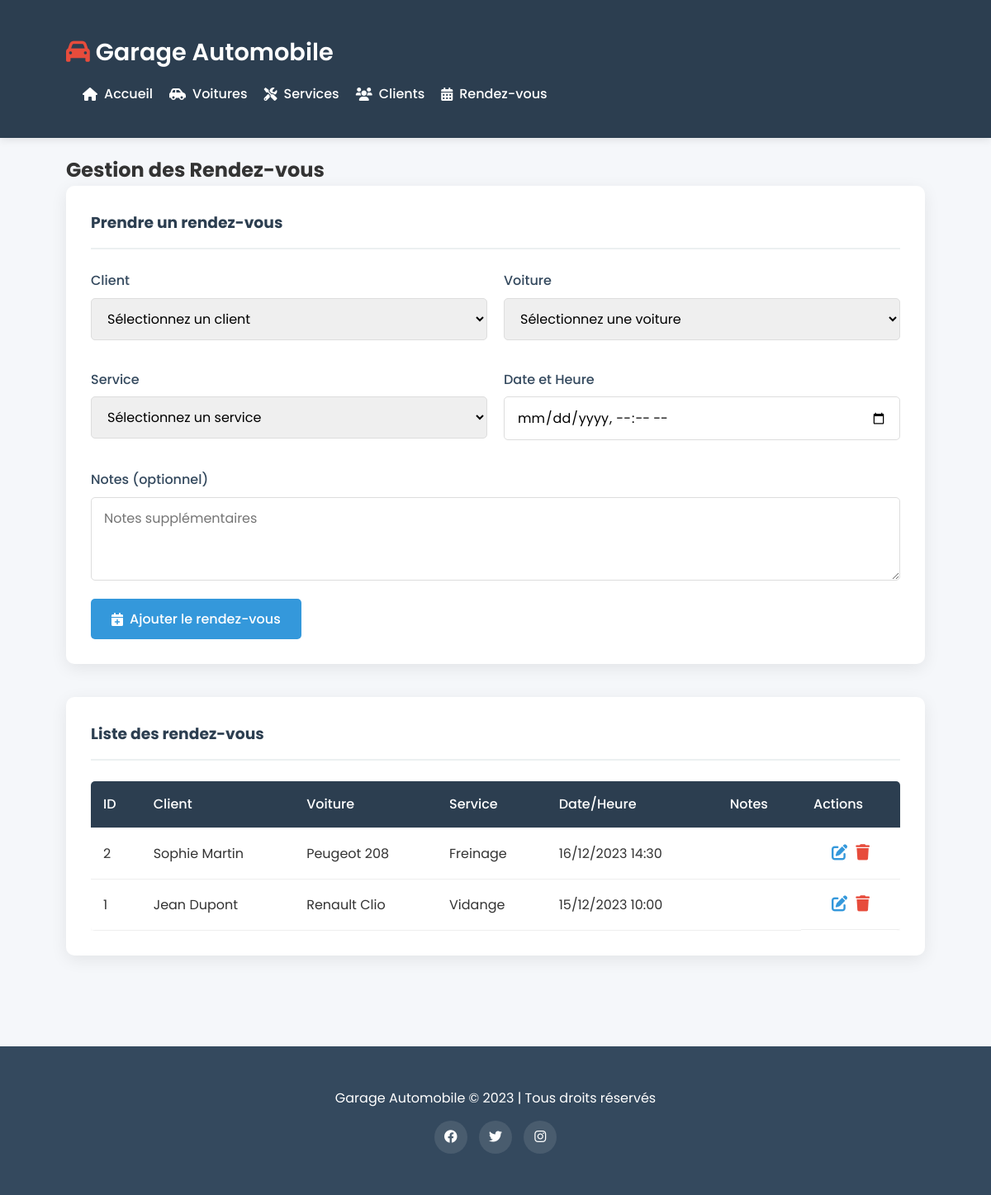
Page /rdv.php on the committed database.
### tables this page shows
CREATE TABLE rdv (
    id INT AUTO_INCREMENT PRIMARY KEY,
    client_id INT NOT NULL,
    voiture_id INT NOT NULL,
    service_id INT NOT NULL,
    date_heure DATETIME NOT NULL,
    notes TEXT,
    FOREIGN KEY (client_id) REFERENCES clients(id),
    FOREIGN KEY (voiture_id) REFERENCES voitures(id),
    FOREIGN KEY (service_id) REFERENCES services(id)
);

CREATE TABLE clients (
    id INT AUTO_INCREMENT PRIMARY KEY,
    nom VARCHAR(50) NOT NULL,
    prenom VARCHAR(50) NOT NULL,
    email VARCHAR(100) UNIQUE,
    telephone VARCHAR(20) NOT NULL
);

CREATE TABLE voitures (
    id INT AUTO_INCREMENT PRIMARY KEY,
    marque VARCHAR(50) NOT NULL,
    modele VARCHAR(50) NOT NULL,
    annee INT NOT NULL,
    couleur VARCHAR(30),
    prix DECIMAL(10,2) NOT NULL,
    kilometrage INT,
    disponibilite BOOLEAN DEFAULT 1
);

CREATE TABLE services (
    id INT AUTO_INCREMENT PRIMARY KEY,
    nom VARCHAR(100) NOT NULL,
    description TEXT,
    prix DECIMAL(7,2) NOT NULL,
    duree TIME NOT NULL
);

### web/rdv.php (the view, shortened to what this page needs)
<?php
include 'includes/db.php';
include 'includes/header.php';
$stmt = $pdo->query("
    SELECT r.id, c.nom AS client_nom, c.prenom AS client_prenom,
           v.marque, v.modele, s.nom AS service_nom,
           r.date_heure, r.notes
    FROM rdv r
    JOIN clients c ON r.client_id = c.id
    JOIN voitures v ON r.voiture_id = v.id
    JOIN services s ON r.service_id = s.id
    ORDER BY r.date_heure DESC
");
$rdvs = $stmt->fetchAll();
?>
<section id="rdv">
    <h2>Gestion des Rendez-vous</h2>
    <div class="form-container">
        <h3>Prendre un rendez-vous</h3>
        <form method="POST">
            <div class="form-row">
                <div class="form-group">
                    <label>Client</label>
                    <select name="client_id" required>
                        <option value="">Sélectionnez un client</option>
                    </select>
                </div>
                <div class="form-group">
                    <label>Voiture</label>
                    <select name="voiture_id" required>
                        <option value="">Sélectionnez une voiture</option>
                    </select>
                </div>
            </div>
            <div class="form-row">
                <div class="form-group">
                    <label>Service</label>
                    <select name="service_id" required>
                        <option value="">Sélectionnez un service</option>
                    </select>
                </div>
                <div class="form-group">
                    <label>Date et Heure</label>
                    <input type="datetime-local" name="date_heure" required>
                </div>
            </div>
            <div class="form-group">
                <label>Notes (optionnel)</label>
                <textarea name="notes" placeholder="Notes supplémentaires" rows="3"></textarea>
            </div>
            <button type="submit" name="ajouter" class="btn">
                <i class="fas fa-calendar-plus"></i> Ajouter le rendez-vous
            </button>
        </form>
    </div>
    <div class="table-container">
        <h3>Liste des rendez-vous</h3>
        <?php if ($rdvs): ?>
        <div class="table-responsive">
            <table>
                <thead>
                    <tr>
                        <th>ID</th>
                        <th>Client</th>
                        <th>Voiture</th>
                        <th>Service</th>
                        <th>Date/Heure</th>
                        <th>Notes</th>
                        <th>Actions</th>
                    </tr>
                </thead>
                <tbody>
                    <?php foreach ($rdvs as $rdv): ?>
                    <tr>
                        <td><?= $rdv['id'] ?></td>
                        <td><?= $rdv['client_prenom'] . ' ' . $rdv['client_nom'] ?></td>
                        <td><?= $rdv['marque'] . ' ' . $rdv['modele'] ?></td>
                        <td><?= $rdv['service_nom'] ?></td>
                        <td><?= date('d/m/Y H:i', strtotime($rdv['date_heure'])) ?></td>
                        <td><?= $rdv['notes'] ?></td>
                        <td class="actions">
                            <a href="edit_rdv.php?id=<?= $rdv['id'] ?>" class="btn-edit">
                                <i class="fas fa-edit"></i>
                            </a>
                            <a href="delete_rdv.php?id=<?= $rdv['id'] ?>" class="btn-delete" onclick="return confirm('Confirmer la suppression?')">
                                <i class="fas fa-trash"></i>
                            </a>
                        </td>
                    </tr>
                    <?php endforeach; ?>
                </tbody>
            </table>
        </div>
        <?php else: ?>
            <p>Aucun rendez-vous enregistré.</p>
        <?php endif; ?>
    </div>
</section>
<?php include 'includes/footer.php'; ?>

### web/includes/header.php (shortened to what this page needs)
<!DOCTYPE html>
<html lang="fr">
<head>
    <link rel="stylesheet" href="https://cdnjs.cloudflare.com/ajax/libs/font-awesome/6.0.0-beta3/css/all.min.css">
    <link rel="stylesheet" href="assets/css/style.css">
</head>
<body>
    <header>
        <div class="container">
            <div id="branding">
                <h1><i class="fas fa-car"></i> <span class="highlight">Garage</span> Automobile</h1>
            </div>
            <nav>
                <ul>
                    <li><a href="index.php"><i class="fas fa-home"></i> Accueil</a></li>
                    <li><a href="voitures.php"><i class="fas fa-car-side"></i> Voitures</a></li>
                    <li><a href="services.php"><i class="fas fa-tools"></i> Services</a></li>
                    <li><a href="clients.php"><i class="fas fa-users"></i> Clients</a></li>
                    <li><a href="rdv.php"><i class="fas fa-calendar-alt"></i> Rendez-vous</a></li>
                </ul>
            </nav>
        </div>
    </header>
    <main class="container">

### web/includes/footer.php (shortened to what this page needs)
    </main>
    <footer>
        <div class="container">
            <p>Garage Automobile &copy; 2023 | Tous droits réservés</p>
            <div class="social-links">
                <a href="#"><i class="fab fa-facebook"></i></a>
                <a href="#"><i class="fab fa-twitter"></i></a>
                <a href="#"><i class="fab fa-instagram"></i></a>
            </div>
        </div>
    </footer>
</body>
</html>

### web/assets/css/style.css (style rules this page uses)
:root { --primary: #2c3e50; --secondary: #3498db; --accent: #e74c3c; --light: #ecf0f1; --dark: #34495e; --success: #2ecc71; --warning: #f39c12; --danger: #e74c3c; --light-gray: #f5f7fa; --text: #333; }
* { margin: 0; padding: 0; box-sizing: border-box; font-family: 'Poppins', sans-serif; }
body { background-color: var(--light-gray); color: var(--text); line-height: 1.6; }
.container { width: 90%; max-width: 1200px; margin: 0 auto; padding: 20px; }
header { background: var(--primary); color: white; padding: 20px 0; box-shadow: 0 2px 10px rgba(0,0,0,0.1); }
#branding { display: flex; align-items: center; gap: 10px; }
#branding h1 { font-size: 1.8rem; font-weight: 600; }
#branding i { color: var(--accent); }
nav ul { display: flex; list-style: none; margin-top: 15px; }
nav ul li { margin-left: 20px; }
nav ul li a { color: white; text-decoration: none; font-weight: 500; transition: color 0.3s; display: flex; align-items: center; gap: 8px; }
.btn { background: var(--secondary); color: white; border: none; padding: 12px 25px; border-radius: 5px; cursor: pointer; font-size: 16px; font-weight: 500; transition: all 0.3s; display: inline-flex; align-items: center; gap: 8px; text-decoration: none; }
.btn-edit { color: var(--secondary); text-decoration: none; font-size: 1.2rem; margin-right: 10px; }
.btn-delete { color: var(--danger); text-decoration: none; font-size: 1.2rem; }
.form-container, .table-container { background: white; padding: 30px; border-radius: 10px; box-shadow: 0 5px 20px rgba(0,0,0,0.08); margin-bottom: 40px; }
.form-container h3, .table-container h3 { margin-bottom: 25px; padding-bottom: 15px; border-bottom: 2px solid var(--light); color: var(--primary); }
.form-row { display: flex; gap: 20px; margin-bottom: 20px; }
.form-group { flex: 1; margin-bottom: 15px; }
.form-group label { display: block; margin-bottom: 8px; font-weight: 500; color: var(--dark); }
.form-group input, .form-group textarea, .form-group select { width: 100%; padding: 12px 15px; border: 1px solid #ddd; border-radius: 5px; font-size: 16px; transition: all 0.3s; }
table { width: 100%; border-collapse: collapse; background: white; box-shadow: 0 3px 10px rgba(0,0,0,0.05); border-radius: 5px; overflow: hidden; }
th, td { padding: 15px; text-align: left; border-bottom: 1px solid #eee; }
th { background: var(--primary); color: white; font-weight: 500; }
.actions { display: flex; justify-content: center; }
footer { background: var(--dark); color: white; text-align: center; padding: 30px 0; margin-top: 50px; }
.social-links { margin-top: 15px; }
.social-links a { display: inline-block; width: 40px; height: 40px; background: rgba(255,255,255,0.1); border-radius: 50%; color: white; line-height: 40px; margin: 0 5px; transition: all 0.3s; }
.table-responsive { overflow-x: auto; }

### rows in the picture
rdv: id "2", client.prenom "Sophie", client.nom "Martin", voiture.marque "Peugeot", voiture.modele "208", service.nom "Freinage", date_heure "16/12/2023 14:30"
rdv: id "1", client.prenom "Jean", client.nom "Dupont", voiture.marque "Renault", voiture.modele "Clio", service.nom "Vidange", date_heure "15/12/2023 10:00"
